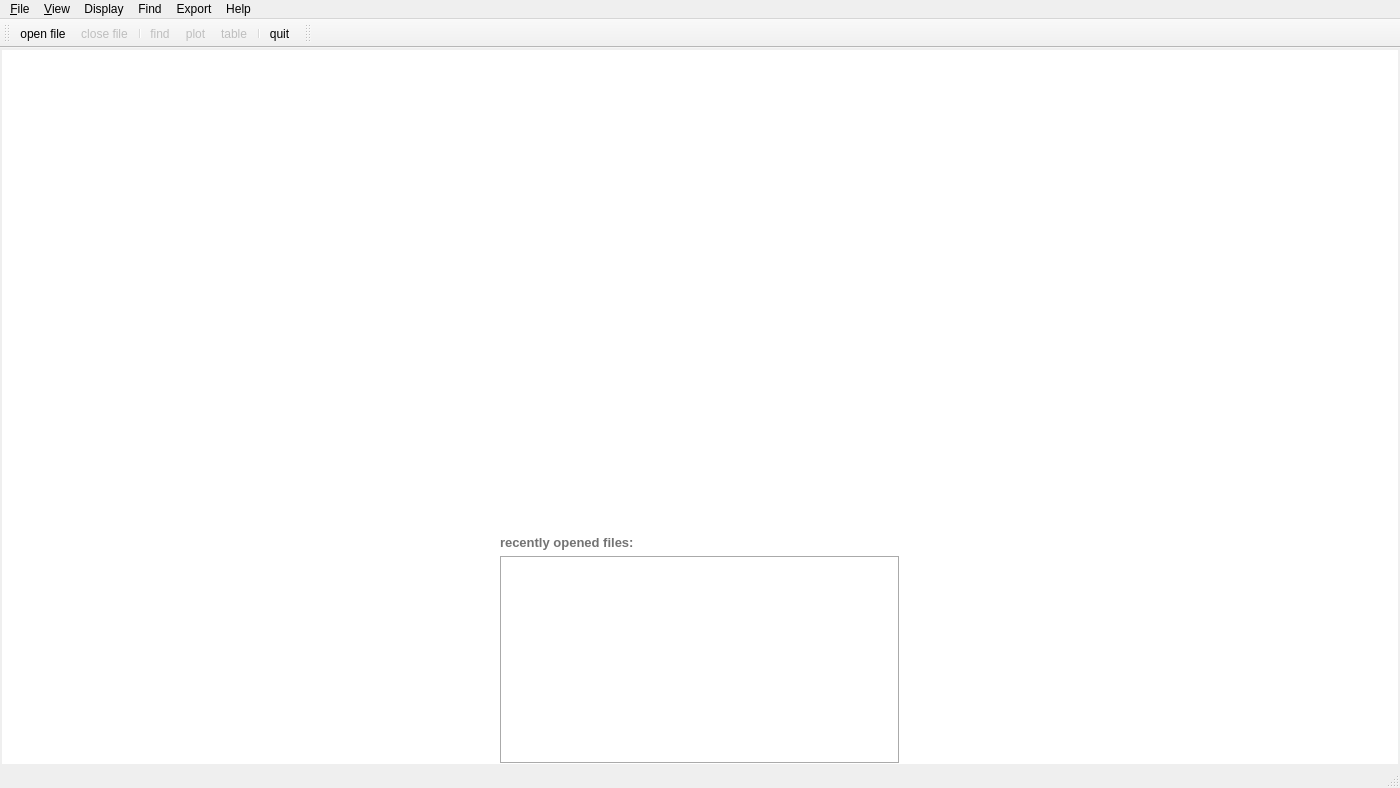
<?xml version="1.0" encoding="UTF-8"?>
<ui version="4.0">
 <class>MainWindow</class>
 <widget class="QMainWindow" name="MainWindow">
  <property name="geometry">
   <rect>
    <x>0</x>
    <y>0</y>
    <width>1400</width>
    <height>788</height>
   </rect>
  </property>
  <property name="minimumSize">
   <size>
    <width>800</width>
    <height>600</height>
   </size>
  </property>
  <property name="windowTitle">
   <string extracomment="Viewer for nix data files">NixView</string>
  </property>
  <property name="windowIcon">
   <iconset resource="resources.qrc">
    <normaloff>:/images/images/nixview128.png</normaloff>:/images/images/nixview128.png</iconset>
  </property>
  <property name="iconSize">
   <size>
    <width>24</width>
    <height>24</height>
   </size>
  </property>
  <property name="toolButtonStyle">
   <enum>Qt::ToolButtonTextUnderIcon</enum>
  </property>
  <property name="tabShape">
   <enum>QTabWidget::Rounded</enum>
  </property>
  <widget class="QWidget" name="centralWidget">
   <property name="sizePolicy">
    <sizepolicy hsizetype="Expanding" vsizetype="Expanding">
     <horstretch>0</horstretch>
     <verstretch>0</verstretch>
    </sizepolicy>
   </property>
   <layout class="QGridLayout" name="gridLayout">
    <property name="leftMargin">
     <number>0</number>
    </property>
    <property name="topMargin">
     <number>0</number>
    </property>
    <property name="rightMargin">
     <number>0</number>
    </property>
    <property name="bottomMargin">
     <number>0</number>
    </property>
    <item row="1" column="0">
     <widget class="QWidget" name="central_widget" native="true">
      <property name="sizePolicy">
       <sizepolicy hsizetype="Expanding" vsizetype="Expanding">
        <horstretch>0</horstretch>
        <verstretch>0</verstretch>
       </sizepolicy>
      </property>
      <layout class="QHBoxLayout" name="horizontalLayout">
       <property name="leftMargin">
        <number>2</number>
       </property>
       <property name="topMargin">
        <number>2</number>
       </property>
       <property name="rightMargin">
        <number>2</number>
       </property>
       <property name="bottomMargin">
        <number>2</number>
       </property>
       <item>
        <widget class="QStackedWidget" name="stackedWidget">
         <property name="currentIndex">
          <number>2</number>
         </property>
         <widget class="QWidget" name="main_view_2">
          <layout class="QHBoxLayout" name="horizontalLayout_2">
           <item>
            <widget class="QSplitter" name="splitter">
             <property name="orientation">
              <enum>Qt::Horizontal</enum>
             </property>
             <widget class="MainViewWidget" name="main_view" native="true"/>
             <widget class="InfoWidget" name="info_view" native="true"/>
            </widget>
           </item>
          </layout>
         </widget>
         <widget class="QWidget" name="search">
          <layout class="QVBoxLayout" name="verticalLayout_3">
           <item>
            <widget class="SearchForm" name="searchForm" native="true"/>
           </item>
           <item>
            <widget class="QListWidget" name="searchResults">
             <property name="mouseTracking">
              <bool>true</bool>
             </property>
            </widget>
           </item>
           <item>
            <layout class="QHBoxLayout" name="horizontalLayout_3">
             <item>
              <spacer name="horizontalSpacer_3">
               <property name="orientation">
                <enum>Qt::Horizontal</enum>
               </property>
               <property name="sizeHint" stdset="0">
                <size>
                 <width>40</width>
                 <height>20</height>
                </size>
               </property>
              </spacer>
             </item>
             <item>
              <widget class="QPushButton" name="clearSearchBtn">
               <property name="toolTip">
                <string>reset search window</string>
               </property>
               <property name="text">
                <string>clear</string>
               </property>
              </widget>
             </item>
             <item>
              <widget class="QPushButton" name="closeSearchBtn">
               <property name="toolTip">
                <string>close search (esc)</string>
               </property>
               <property name="text">
                <string>close</string>
               </property>
               <property name="shortcut">
                <string>Esc</string>
               </property>
              </widget>
             </item>
            </layout>
           </item>
          </layout>
         </widget>
         <widget class="QWidget" name="splash">
          <property name="autoFillBackground">
           <bool>false</bool>
          </property>
          <property name="styleSheet">
           <string notr="true">background-color: white;</string>
          </property>
          <layout class="QGridLayout" name="gridLayout_3">
           <property name="leftMargin">
            <number>0</number>
           </property>
           <property name="topMargin">
            <number>0</number>
           </property>
           <property name="rightMargin">
            <number>0</number>
           </property>
           <property name="bottomMargin">
            <number>0</number>
           </property>
           <property name="spacing">
            <number>0</number>
           </property>
           <item row="0" column="0">
            <layout class="QGridLayout" name="gridLayout_2">
             <property name="topMargin">
              <number>0</number>
             </property>
             <item row="8" column="1">
              <widget class="QFrame" name="button_frame">
               <property name="sizePolicy">
                <sizepolicy hsizetype="Maximum" vsizetype="Minimum">
                 <horstretch>0</horstretch>
                 <verstretch>0</verstretch>
                </sizepolicy>
               </property>
               <property name="minimumSize">
                <size>
                 <width>0</width>
                 <height>200</height>
                </size>
               </property>
               <property name="styleSheet">
                <string notr="true"/>
               </property>
               <property name="frameShape">
                <enum>QFrame::NoFrame</enum>
               </property>
               <property name="frameShadow">
                <enum>QFrame::Plain</enum>
               </property>
               <property name="lineWidth">
                <number>0</number>
               </property>
               <layout class="QVBoxLayout" name="verticalLayout">
                <property name="leftMargin">
                 <number>0</number>
                </property>
                <property name="topMargin">
                 <number>0</number>
                </property>
                <property name="rightMargin">
                 <number>0</number>
                </property>
                <property name="bottomMargin">
                 <number>0</number>
                </property>
                <item>
                 <widget class="QLabel" name="label_2">
                  <property name="sizePolicy">
                   <sizepolicy hsizetype="Preferred" vsizetype="Minimum">
                    <horstretch>0</horstretch>
                    <verstretch>0</verstretch>
                   </sizepolicy>
                  </property>
                  <property name="font">
                   <font>
                    <pointsize>10</pointsize>
                    <weight>75</weight>
                    <bold>true</bold>
                   </font>
                  </property>
                  <property name="styleSheet">
                   <string notr="true">color: rgb(115, 115, 115);</string>
                  </property>
                  <property name="text">
                   <string>recently opened files:</string>
                  </property>
                  <property name="textFormat">
                   <enum>Qt::PlainText</enum>
                  </property>
                 </widget>
                </item>
                <item>
                 <widget class="QListWidget" name="recent_file_list">
                  <property name="minimumSize">
                   <size>
                    <width>400</width>
                    <height>0</height>
                   </size>
                  </property>
                  <property name="maximumSize">
                   <size>
                    <width>16777215</width>
                    <height>240</height>
                   </size>
                  </property>
                  <property name="font">
                   <font>
                    <pointsize>9</pointsize>
                   </font>
                  </property>
                  <property name="styleSheet">
                   <string notr="true">background-color: white;
border-color: rgb(235, 235, 235);
color: rgb(150,150, 150);</string>
                  </property>
                  <property name="frameShape">
                   <enum>QFrame::Box</enum>
                  </property>
                  <property name="frameShadow">
                   <enum>QFrame::Sunken</enum>
                  </property>
                  <property name="lineWidth">
                   <number>1</number>
                  </property>
                  <property name="horizontalScrollBarPolicy">
                   <enum>Qt::ScrollBarAlwaysOff</enum>
                  </property>
                  <property name="textElideMode">
                   <enum>Qt::ElideRight</enum>
                  </property>
                  <property name="wordWrap">
                   <bool>false</bool>
                  </property>
                 </widget>
                </item>
               </layout>
              </widget>
             </item>
             <item row="0" column="1">
              <spacer name="verticalSpacer">
               <property name="orientation">
                <enum>Qt::Vertical</enum>
               </property>
               <property name="sizeHint" stdset="0">
                <size>
                 <width>20</width>
                 <height>40</height>
                </size>
               </property>
              </spacer>
             </item>
             <item row="1" column="0">
              <spacer name="horizontalSpacer">
               <property name="orientation">
                <enum>Qt::Horizontal</enum>
               </property>
               <property name="sizeHint" stdset="0">
                <size>
                 <width>40</width>
                 <height>20</height>
                </size>
               </property>
              </spacer>
             </item>
             <item row="1" column="2">
              <spacer name="horizontalSpacer_2">
               <property name="orientation">
                <enum>Qt::Horizontal</enum>
               </property>
               <property name="sizeHint" stdset="0">
                <size>
                 <width>40</width>
                 <height>20</height>
                </size>
               </property>
              </spacer>
             </item>
             <item row="1" column="1">
              <widget class="QLabel" name="label">
               <property name="text">
                <string/>
               </property>
               <property name="pixmap">
                <pixmap resource="resources.qrc">:/images/images/nixview256.png</pixmap>
               </property>
               <property name="alignment">
                <set>Qt::AlignCenter</set>
               </property>
              </widget>
             </item>
             <item row="3" column="1">
              <spacer name="verticalSpacer_2">
               <property name="orientation">
                <enum>Qt::Vertical</enum>
               </property>
               <property name="sizeHint" stdset="0">
                <size>
                 <width>20</width>
                 <height>40</height>
                </size>
               </property>
              </spacer>
             </item>
            </layout>
           </item>
          </layout>
         </widget>
        </widget>
       </item>
      </layout>
     </widget>
    </item>
   </layout>
  </widget>
  <widget class="QMenuBar" name="menuBar">
   <property name="geometry">
    <rect>
     <x>0</x>
     <y>0</y>
     <width>1400</width>
     <height>22</height>
    </rect>
   </property>
   <widget class="QMenu" name="menuFile">
    <property name="title">
     <string>&amp;File</string>
    </property>
    <widget class="QMenu" name="menu_open_recent">
     <property name="title">
      <string>open recent file ...</string>
     </property>
    </widget>
    <widget class="QMenu" name="menu_open_recent_project">
     <property name="title">
      <string>open recent project ...</string>
     </property>
    </widget>
    <addaction name="actionOpenProject"/>
    <addaction name="actionNew_project"/>
    <addaction name="menu_open_recent_project"/>
    <addaction name="actionClose_project"/>
    <addaction name="separator"/>
    <addaction name="actionOpenFile"/>
    <addaction name="menu_open_recent"/>
    <addaction name="actionCloseFile"/>
    <addaction name="actionAddCurrentFileToProject"/>
    <addaction name="separator"/>
    <addaction name="actionFile_properties"/>
    <addaction name="separator"/>
    <addaction name="actionPreferences"/>
    <addaction name="separator"/>
    <addaction name="actionQuit"/>
   </widget>
   <widget class="QMenu" name="menuView">
    <property name="title">
     <string>&amp;View</string>
    </property>
    <addaction name="actionTree"/>
    <addaction name="actionColumn"/>
   </widget>
   <widget class="QMenu" name="menuPlot">
    <property name="toolTip">
     <string>display data in different ways</string>
    </property>
    <property name="title">
     <string>Display</string>
    </property>
    <addaction name="actionPlot"/>
    <addaction name="actionTable"/>
   </widget>
   <widget class="QMenu" name="menuHelp">
    <property name="title">
     <string>Help</string>
    </property>
    <addaction name="actionAbout"/>
   </widget>
   <widget class="QMenu" name="menuFind">
    <property name="title">
     <string>Find</string>
    </property>
   </widget>
   <widget class="QMenu" name="menuExport">
    <property name="title">
     <string>Export</string>
    </property>
    <addaction name="actionToCSV"/>
   </widget>
   <addaction name="menuFile"/>
   <addaction name="menuView"/>
   <addaction name="menuPlot"/>
   <addaction name="menuFind"/>
   <addaction name="menuExport"/>
   <addaction name="menuHelp"/>
  </widget>
  <widget class="QStatusBar" name="statusBar">
   <property name="sizePolicy">
    <sizepolicy hsizetype="Expanding" vsizetype="Preferred">
     <horstretch>0</horstretch>
     <verstretch>0</verstretch>
    </sizepolicy>
   </property>
   <property name="layoutDirection">
    <enum>Qt::LeftToRight</enum>
   </property>
   <property name="autoFillBackground">
    <bool>true</bool>
   </property>
  </widget>
  <widget class="QToolBar" name="toolBar">
   <property name="enabled">
    <bool>true</bool>
   </property>
   <property name="minimumSize">
    <size>
     <width>0</width>
     <height>0</height>
    </size>
   </property>
   <property name="windowTitle">
    <string>toolBar</string>
   </property>
   <property name="autoFillBackground">
    <bool>true</bool>
   </property>
   <property name="iconSize">
    <size>
     <width>36</width>
     <height>36</height>
    </size>
   </property>
   <property name="toolButtonStyle">
    <enum>Qt::ToolButtonIconOnly</enum>
   </property>
   <attribute name="toolBarArea">
    <enum>TopToolBarArea</enum>
   </attribute>
   <attribute name="toolBarBreak">
    <bool>false</bool>
   </attribute>
   <addaction name="actionOpenFile"/>
   <addaction name="actionCloseFile"/>
   <addaction name="separator"/>
   <addaction name="actionFind"/>
   <addaction name="actionPlot"/>
   <addaction name="actionTable"/>
   <addaction name="separator"/>
   <addaction name="actionQuit"/>
  </widget>
  <widget class="QToolBar" name="toolBar_2">
   <property name="windowTitle">
    <string>toolBar_2</string>
   </property>
   <attribute name="toolBarArea">
    <enum>TopToolBarArea</enum>
   </attribute>
   <attribute name="toolBarBreak">
    <bool>false</bool>
   </attribute>
  </widget>
  <action name="action_Open_File">
   <property name="text">
    <string>&amp;Open File</string>
   </property>
   <property name="shortcut">
    <string>Ctrl+O</string>
   </property>
  </action>
  <action name="actionTree">
   <property name="text">
    <string>&amp;tree</string>
   </property>
  </action>
  <action name="action_another_tree">
   <property name="text">
    <string>&amp;Another Tree</string>
   </property>
  </action>
  <action name="actionQuit">
   <property name="icon">
    <iconset resource="resources.qrc">
     <normaloff>:/images/images/quit.png</normaloff>:/images/images/quit.png</iconset>
   </property>
   <property name="text">
    <string>&amp;quit</string>
   </property>
   <property name="toolTip">
    <string>quit nix-view</string>
   </property>
   <property name="shortcut">
    <string>Alt+Q</string>
   </property>
  </action>
  <action name="actionPlot">
   <property name="enabled">
    <bool>false</bool>
   </property>
   <property name="icon">
    <iconset resource="resources.qrc">
     <normaloff>:/images/images/nix_plot.png</normaloff>:/images/images/nix_plot.png</iconset>
   </property>
   <property name="text">
    <string>&amp;plot</string>
   </property>
   <property name="toolTip">
    <string>plot data</string>
   </property>
   <property name="shortcut">
    <string>Space</string>
   </property>
  </action>
  <action name="actionOpenFile">
   <property name="icon">
    <iconset resource="resources.qrc">
     <normaloff>:/images/images/nix_open.png</normaloff>:/images/images/nix_open.png</iconset>
   </property>
   <property name="text">
    <string>open file</string>
   </property>
   <property name="toolTip">
    <string>open nix file</string>
   </property>
   <property name="shortcut">
    <string>Ctrl+O</string>
   </property>
  </action>
  <action name="actionCloseFile">
   <property name="enabled">
    <bool>false</bool>
   </property>
   <property name="icon">
    <iconset resource="resources.qrc">
     <normaloff>:/images/images/nix_close.png</normaloff>:/images/images/nix_close.png</iconset>
   </property>
   <property name="text">
    <string>close file</string>
   </property>
   <property name="toolTip">
    <string>close nix file</string>
   </property>
   <property name="shortcut">
    <string>Ctrl+W</string>
   </property>
  </action>
  <action name="actionAbout">
   <property name="text">
    <string>about</string>
   </property>
   <property name="toolTip">
    <string>show about dialog</string>
   </property>
   <property name="shortcut">
    <string>F1</string>
   </property>
  </action>
  <action name="actionColumn">
   <property name="text">
    <string>&amp;column</string>
   </property>
  </action>
  <action name="actionProperties">
   <property name="text">
    <string>&amp;properties</string>
   </property>
  </action>
  <action name="actionOpen">
   <property name="text">
    <string>open</string>
   </property>
  </action>
  <action name="actionTable">
   <property name="enabled">
    <bool>false</bool>
   </property>
   <property name="icon">
    <iconset resource="resources.qrc">
     <normaloff>:/images/images/nix_table.png</normaloff>:/images/images/nix_table.png</iconset>
   </property>
   <property name="text">
    <string>&amp;table</string>
   </property>
   <property name="toolTip">
    <string>display content in a table view</string>
   </property>
   <property name="shortcut">
    <string>Ctrl+T</string>
   </property>
  </action>
  <action name="actionOpen_recent">
   <property name="text">
    <string>open recent</string>
   </property>
  </action>
  <action name="actionSdf">
   <property name="text">
    <string>sdf</string>
   </property>
  </action>
  <action name="actionFind">
   <property name="enabled">
    <bool>false</bool>
   </property>
   <property name="icon">
    <iconset resource="resources.qrc">
     <normaloff>:/images/find.png</normaloff>:/images/find.png</iconset>
   </property>
   <property name="text">
    <string>find</string>
   </property>
   <property name="toolTip">
    <string>find in file</string>
   </property>
   <property name="shortcut">
    <string>Ctrl+F</string>
   </property>
  </action>
  <action name="actionFile_properties">
   <property name="icon">
    <iconset resource="resources.qrc">
     <normaloff>:/images/info.png</normaloff>:/images/info.png</iconset>
   </property>
   <property name="text">
    <string>file information</string>
   </property>
   <property name="toolTip">
    <string>show file properties</string>
   </property>
   <property name="shortcut">
    <string/>
   </property>
  </action>
  <action name="actionPreferences">
   <property name="text">
    <string>preferences</string>
   </property>
  </action>
  <action name="actionOpenProject">
   <property name="icon">
    <iconset resource="resources.qrc">
     <normaloff>:/images/project_open.png</normaloff>:/images/project_open.png</iconset>
   </property>
   <property name="text">
    <string>open project</string>
   </property>
   <property name="shortcut">
    <string>Ctrl+Shift+O</string>
   </property>
  </action>
  <action name="actionNew_project">
   <property name="icon">
    <iconset resource="resources.qrc">
     <normaloff>:/images/project_new.png</normaloff>:/images/project_new.png</iconset>
   </property>
   <property name="text">
    <string>new project</string>
   </property>
   <property name="shortcut">
    <string>Ctrl+Shift+N</string>
   </property>
  </action>
  <action name="actionClose_project">
   <property name="enabled">
    <bool>false</bool>
   </property>
   <property name="icon">
    <iconset resource="resources.qrc">
     <normaloff>:/images/project_close.png</normaloff>:/images/project_close.png</iconset>
   </property>
   <property name="text">
    <string>close project</string>
   </property>
   <property name="shortcut">
    <string>Ctrl+Shift+W</string>
   </property>
  </action>
  <action name="actionProjectAdd_file">
   <property name="enabled">
    <bool>false</bool>
   </property>
   <property name="text">
    <string>add file</string>
   </property>
   <property name="toolTip">
    <string>add ile to project</string>
   </property>
  </action>
  <action name="actionProjectRemove_file">
   <property name="enabled">
    <bool>false</bool>
   </property>
   <property name="text">
    <string>remove file</string>
   </property>
   <property name="toolTip">
    <string>remove file from project</string>
   </property>
  </action>
  <action name="actionProjectIndex_files">
   <property name="enabled">
    <bool>false</bool>
   </property>
   <property name="text">
    <string>index files</string>
   </property>
   <property name="toolTip">
    <string>re-index all files associated with this project</string>
   </property>
  </action>
  <action name="actionProject_edit">
   <property name="enabled">
    <bool>false</bool>
   </property>
   <property name="text">
    <string>edit</string>
   </property>
   <property name="toolTip">
    <string> edit roject information</string>
   </property>
  </action>
  <action name="actionExport">
   <property name="enabled">
    <bool>false</bool>
   </property>
   <property name="text">
    <string>export</string>
   </property>
   <property name="toolTip">
    <string>select metadata and export to to csv, e.g. for handling with pandas</string>
   </property>
  </action>
  <action name="actionAddCurrentFileToProject">
   <property name="enabled">
    <bool>false</bool>
   </property>
   <property name="text">
    <string>add to project</string>
   </property>
   <property name="toolTip">
    <string>add currently opened file to current project</string>
   </property>
  </action>
  <action name="actiontest">
   <property name="text">
    <string>test</string>
   </property>
  </action>
  <action name="actionToCSV">
   <property name="enabled">
    <bool>false</bool>
   </property>
   <property name="text">
    <string>toCSV</string>
   </property>
  </action>
 </widget>
 <layoutdefault spacing="6" margin="11"/>
 <customwidgets>
  <customwidget>
   <class>InfoWidget</class>
   <extends>QWidget</extends>
   <header>infowidget/InfoWidget.hpp</header>
   <container>1</container>
  </customwidget>
  <customwidget>
   <class>MainViewWidget</class>
   <extends>QWidget</extends>
   <header>views/MainViewWidget.hpp</header>
   <container>1</container>
   <slots>
    <signal>update_file(QString)</signal>
    <signal>close_file()</signal>
    <slot>project_add_file()</slot>
    <slot>project_remove_file()</slot>
   </slots>
  </customwidget>
  <customwidget>
   <class>SearchForm</class>
   <extends>QWidget</extends>
   <header>searchform.h</header>
   <container>1</container>
  </customwidget>
 </customwidgets>
 <resources>
  <include location="resources.qrc"/>
 </resources>
 <connections>
  <connection>
   <sender>actionQuit</sender>
   <signal>triggered()</signal>
   <receiver>MainWindow</receiver>
   <slot>close()</slot>
   <hints>
    <hint type="sourcelabel">
     <x>-1</x>
     <y>-1</y>
    </hint>
    <hint type="destinationlabel">
     <x>699</x>
     <y>393</y>
    </hint>
   </hints>
  </connection>
  <connection>
   <sender>actionOpenFile</sender>
   <signal>triggered()</signal>
   <receiver>MainWindow</receiver>
   <slot>open_file()</slot>
   <hints>
    <hint type="sourcelabel">
     <x>-1</x>
     <y>-1</y>
    </hint>
    <hint type="destinationlabel">
     <x>42</x>
     <y>110</y>
    </hint>
   </hints>
  </connection>
  <connection>
   <sender>actionAbout</sender>
   <signal>triggered()</signal>
   <receiver>MainWindow</receiver>
   <slot>show_about()</slot>
   <hints>
    <hint type="sourcelabel">
     <x>-1</x>
     <y>-1</y>
    </hint>
    <hint type="destinationlabel">
     <x>699</x>
     <y>393</y>
    </hint>
   </hints>
  </connection>
  <connection>
   <sender>actionPlot</sender>
   <signal>triggered()</signal>
   <receiver>MainWindow</receiver>
   <slot>show_plot()</slot>
   <hints>
    <hint type="sourcelabel">
     <x>-1</x>
     <y>-1</y>
    </hint>
    <hint type="destinationlabel">
     <x>699</x>
     <y>393</y>
    </hint>
   </hints>
  </connection>
  <connection>
   <sender>actionTable</sender>
   <signal>triggered()</signal>
   <receiver>MainWindow</receiver>
   <slot>show_table()</slot>
   <hints>
    <hint type="sourcelabel">
     <x>-1</x>
     <y>-1</y>
    </hint>
    <hint type="destinationlabel">
     <x>699</x>
     <y>393</y>
    </hint>
   </hints>
  </connection>
  <connection>
   <sender>recent_file_list</sender>
   <signal>itemClicked(QListWidgetItem*)</signal>
   <receiver>MainWindow</receiver>
   <slot>recent_file_selected(QListWidgetItem*)</slot>
   <hints>
    <hint type="sourcelabel">
     <x>699</x>
     <y>659</y>
    </hint>
    <hint type="destinationlabel">
     <x>699</x>
     <y>393</y>
    </hint>
   </hints>
  </connection>
  <connection>
   <sender>actionFile_properties</sender>
   <signal>triggered()</signal>
   <receiver>MainWindow</receiver>
   <slot>show_file_properties()</slot>
   <hints>
    <hint type="sourcelabel">
     <x>-1</x>
     <y>-1</y>
    </hint>
    <hint type="destinationlabel">
     <x>699</x>
     <y>393</y>
    </hint>
   </hints>
  </connection>
  <connection>
   <sender>actionPreferences</sender>
   <signal>triggered()</signal>
   <receiver>MainWindow</receiver>
   <slot>show_options()</slot>
   <hints>
    <hint type="sourcelabel">
     <x>-1</x>
     <y>-1</y>
    </hint>
    <hint type="destinationlabel">
     <x>699</x>
     <y>393</y>
    </hint>
   </hints>
  </connection>
  <connection>
   <sender>actionFind</sender>
   <signal>triggered()</signal>
   <receiver>MainWindow</receiver>
   <slot>find()</slot>
   <hints>
    <hint type="sourcelabel">
     <x>-1</x>
     <y>-1</y>
    </hint>
    <hint type="destinationlabel">
     <x>699</x>
     <y>393</y>
    </hint>
   </hints>
  </connection>
  <connection>
   <sender>closeSearchBtn</sender>
   <signal>clicked()</signal>
   <receiver>MainWindow</receiver>
   <slot>closeSearch()</slot>
   <hints>
    <hint type="sourcelabel">
     <x>1348</x>
     <y>736</y>
    </hint>
    <hint type="destinationlabel">
     <x>699</x>
     <y>393</y>
    </hint>
   </hints>
  </connection>
  <connection>
   <sender>clearSearchBtn</sender>
   <signal>clicked()</signal>
   <receiver>MainWindow</receiver>
   <slot>clearSearch()</slot>
   <hints>
    <hint type="sourcelabel">
     <x>1272</x>
     <y>736</y>
    </hint>
    <hint type="destinationlabel">
     <x>699</x>
     <y>393</y>
    </hint>
   </hints>
  </connection>
  <connection>
   <sender>searchResults</sender>
   <signal>itemSelectionChanged()</signal>
   <receiver>MainWindow</receiver>
   <slot>searchResultSelected()</slot>
   <hints>
    <hint type="sourcelabel">
     <x>699</x>
     <y>407</y>
    </hint>
    <hint type="destinationlabel">
     <x>699</x>
     <y>393</y>
    </hint>
   </hints>
  </connection>
  <connection>
   <sender>searchResults</sender>
   <signal>itemEntered(QListWidgetItem*)</signal>
   <receiver>MainWindow</receiver>
   <slot>checkToolTip(QListWidgetItem*)</slot>
   <hints>
    <hint type="sourcelabel">
     <x>699</x>
     <y>412</y>
    </hint>
    <hint type="destinationlabel">
     <x>699</x>
     <y>393</y>
    </hint>
   </hints>
  </connection>
  <connection>
   <sender>main_view</sender>
   <signal>update_file(QString)</signal>
   <receiver>MainWindow</receiver>
   <slot>new_file_update(QString)</slot>
   <hints>
    <hint type="sourcelabel">
     <x>31</x>
     <y>86</y>
    </hint>
    <hint type="destinationlabel">
     <x>699</x>
     <y>393</y>
    </hint>
   </hints>
  </connection>
  <connection>
   <sender>main_view</sender>
   <signal>close_file()</signal>
   <receiver>MainWindow</receiver>
   <slot>close_file()</slot>
   <hints>
    <hint type="sourcelabel">
     <x>355</x>
     <y>418</y>
    </hint>
    <hint type="destinationlabel">
     <x>699</x>
     <y>393</y>
    </hint>
   </hints>
  </connection>
  <connection>
   <sender>actionToCSV</sender>
   <signal>triggered()</signal>
   <receiver>MainWindow</receiver>
   <slot>exportToCsv()</slot>
   <hints>
    <hint type="sourcelabel">
     <x>-1</x>
     <y>-1</y>
    </hint>
    <hint type="destinationlabel">
     <x>699</x>
     <y>393</y>
    </hint>
   </hints>
  </connection>
 </connections>
 <slots>
  <slot>open_file()</slot>
  <slot>show_about()</slot>
  <slot>show_plot()</slot>
  <slot>show_table()</slot>
  <slot>recent_file_selected(QListWidgetItem*)</slot>
  <slot>show_options()</slot>
  <slot>show_file_properties()</slot>
  <slot>find()</slot>
  <slot>closeSearch()</slot>
  <slot>clearSearch()</slot>
  <slot>searchResultSelected()</slot>
  <slot>checkToolTip(QListWidgetItem*)</slot>
  <slot>open_project()</slot>
  <slot>new_project()</slot>
  <slot>close_project()</slot>
  <slot>recent_project_selected(QListWidgetItem*)</slot>
  <slot>new_file_update(QString)</slot>
  <slot>close_file()</slot>
  <slot>exportToCsv()</slot>
 </slots>
</ui>
